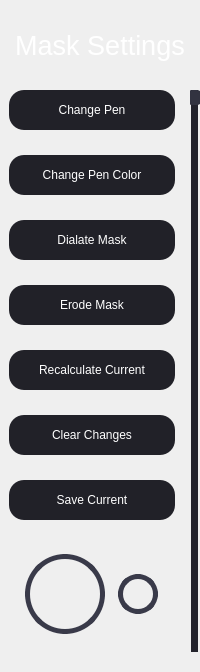
              <widget class="QWidget" name="mask_page">
               <layout class="QVBoxLayout" name="verticalLayout_5" stretch="1,0">
                <property name="spacing">
                 <number>0</number>
                </property>
                <property name="leftMargin">
                 <number>0</number>
                </property>
                <property name="topMargin">
                 <number>0</number>
                </property>
                <property name="rightMargin">
                 <number>0</number>
                </property>
                <property name="bottomMargin">
                 <number>0</number>
                </property>
                <item>
                 <widget class="QLabel" name="mask_title">
                  <property name="minimumSize">
                   <size>
                    <width>0</width>
                    <height>90</height>
                   </size>
                  </property>
                  <property name="maximumSize">
                   <size>
                    <width>16777215</width>
                    <height>90</height>
                   </size>
                  </property>
                  <property name="font">
                   <font>
                    <pointsize>20</pointsize>
                   </font>
                  </property>
                  <property name="styleSheet">
                   <string notr="true">QLabel{
	color: white;
}</string>
                  </property>
                  <property name="text">
                   <string>Mask Settings</string>
                  </property>
                  <property name="alignment">
                   <set>Qt::AlignCenter</set>
                  </property>
                 </widget>
                </item>
                <item alignment="Qt::AlignTop">
                 <widget class="QWidget" name="mask_settings_container" native="true">
                  <property name="maximumSize">
                   <size>
                    <width>16777215</width>
                    <height>800</height>
                   </size>
                  </property>
                  <property name="layoutDirection">
                   <enum>Qt::LeftToRight</enum>
                  </property>
                  <layout class="QHBoxLayout" name="horizontalLayout_2">
                   <property name="spacing">
                    <number>-1</number>
                   </property>
                   <property name="leftMargin">
                    <number>0</number>
                   </property>
                   <property name="topMargin">
                    <number>0</number>
                   </property>
                   <property name="rightMargin">
                    <number>0</number>
                   </property>
                   <property name="bottomMargin">
                    <number>20</number>
                   </property>
                   <item>
                    <widget class="QWidget" name="mask_buttons_container" native="true">
                     <layout class="QVBoxLayout" name="verticalLayout_8">
                      <property name="spacing">
                       <number>25</number>
                      </property>
                      <property name="topMargin">
                       <number>0</number>
                      </property>
                      <item>
                       <widget class="QPushButton" name="change_pen_button">
                        <property name="minimumSize">
                         <size>
                          <width>0</width>
                          <height>40</height>
                         </size>
                        </property>
                        <property name="styleSheet">
                         <string notr="true">QPushButton{
	border: none;
	background-color: rgb(33,33, 40);
	color:white;
	border-radius: 15px;
}
QPushButton:hover{
	background-color: rgb(37, 37, 46);
}
QPushButton:pressed{
	background-color: rgb(47, 48, 60);
}</string>
                        </property>
                        <property name="text">
                         <string>Change Pen</string>
                        </property>
                       </widget>
                      </item>
                      <item>
                       <widget class="QPushButton" name="color_button">
                        <property name="minimumSize">
                         <size>
                          <width>0</width>
                          <height>40</height>
                         </size>
                        </property>
                        <property name="styleSheet">
                         <string notr="true">QPushButton{
	border: none;
	background-color: rgb(33,33, 40);
	color:white;
	border-radius: 15px;
}
QPushButton:hover{
	background-color: rgb(37, 37, 46);
}
QPushButton:pressed{
	background-color: rgb(47, 48, 60);
}</string>
                        </property>
                        <property name="text">
                         <string>Change Pen Color</string>
                        </property>
                       </widget>
                      </item>
                      <item>
                       <widget class="QPushButton" name="dialate_button">
                        <property name="minimumSize">
                         <size>
                          <width>0</width>
                          <height>40</height>
                         </size>
                        </property>
                        <property name="styleSheet">
                         <string notr="true">QPushButton{
	border: none;
	background-color: rgb(33,33, 40);
	color:white;
	border-radius: 15px;
}
QPushButton:hover{
	background-color: rgb(37, 37, 46);
}
QPushButton:pressed{
	background-color: rgb(47, 48, 60);
}</string>
                        </property>
                        <property name="text">
                         <string>Dialate Mask</string>
                        </property>
                       </widget>
                      </item>
                      <item>
                       <widget class="QPushButton" name="erode_button">
                        <property name="minimumSize">
                         <size>
                          <width>0</width>
                          <height>40</height>
                         </size>
                        </property>
                        <property name="styleSheet">
                         <string notr="true">QPushButton{
	border: none;
	background-color: rgb(33,33, 40);
	color:white;
	border-radius: 15px;
}
QPushButton:hover{
	background-color: rgb(37, 37, 46);
}
QPushButton:pressed{
	background-color: rgb(47, 48, 60);
}</string>
                        </property>
                        <property name="text">
                         <string>Erode Mask</string>
                        </property>
                       </widget>
                      </item>
                      <item>
                       <widget class="QPushButton" name="resolve_frame_button">
                        <property name="minimumSize">
                         <size>
                          <width>0</width>
                          <height>40</height>
                         </size>
                        </property>
                        <property name="styleSheet">
                         <string notr="true">QPushButton{
	border: none;
	background-color: rgb(33,33, 40);
	color:white;
	border-radius: 15px;
}
QPushButton:hover{
	background-color: rgb(37, 37, 46);
}
QPushButton:pressed{
	background-color: rgb(47, 48, 60);
}</string>
                        </property>
                        <property name="text">
                         <string>Recalculate Current</string>
                        </property>
                       </widget>
                      </item>
                      <item>
                       <widget class="QPushButton" name="clear_changes_button">
                        <property name="minimumSize">
                         <size>
                          <width>0</width>
                          <height>40</height>
                         </size>
                        </property>
                        <property name="styleSheet">
                         <string notr="true">QPushButton{
	border: none;
	background-color: rgb(33,33, 40);
	color:white;
	border-radius: 15px;
}
QPushButton:hover{
	background-color: rgb(37, 37, 46);
}
QPushButton:pressed{
	background-color: rgb(47, 48, 60);
}</string>
                        </property>
                        <property name="text">
                         <string>Clear Changes</string>
                        </property>
                       </widget>
                      </item>
                      <item>
                       <widget class="QPushButton" name="save_current_button">
                        <property name="minimumSize">
                         <size>
                          <width>0</width>
                          <height>40</height>
                         </size>
                        </property>
                        <property name="styleSheet">
                         <string notr="true">QPushButton{
	border: none;
	background-color: rgb(33,33, 40);
	color:white;
	border-radius: 15px;
}
QPushButton:hover{
	background-color: rgb(37, 37, 46);
}
QPushButton:pressed{
	background-color: rgb(47, 48, 60);
}</string>
                        </property>
                        <property name="text">
                         <string>Save Current</string>
                        </property>
                       </widget>
                      </item>
                      <item alignment="Qt::AlignTop">
                       <widget class="QWidget" name="color_indicator_container" native="true">
                        <layout class="QGridLayout" name="gridLayout">
                         <item row="0" column="0">
                          <widget class="QWidget" name="primary_color_widget" native="true">
                           <property name="minimumSize">
                            <size>
                             <width>80</width>
                             <height>80</height>
                            </size>
                           </property>
                           <property name="maximumSize">
                            <size>
                             <width>80</width>
                             <height>80</height>
                            </size>
                           </property>
                           <property name="styleSheet">
                            <string notr="true">QWidget{
	border: 5px solid rgb(57, 58, 73);
	border-radius: 40px;
}</string>
                           </property>
                          </widget>
                         </item>
                         <item row="0" column="1">
                          <widget class="QWidget" name="secondary_color_widget" native="true">
                           <property name="minimumSize">
                            <size>
                             <width>40</width>
                             <height>40</height>
                            </size>
                           </property>
                           <property name="maximumSize">
                            <size>
                             <width>40</width>
                             <height>40</height>
                            </size>
                           </property>
                           <property name="styleSheet">
                            <string notr="true">QWidget{
	border: 5px solid rgb(57, 58, 73);
	border-radius: 20px;
}</string>
                           </property>
                          </widget>
                         </item>
                        </layout>
                       </widget>
                      </item>
                     </layout>
                    </widget>
                   </item>
                   <item>
                    <widget class="QSlider" name="verticalSlider">
                     <property name="sizePolicy">
                      <sizepolicy hsizetype="Fixed" vsizetype="Preferred">
                       <horstretch>0</horstretch>
                       <verstretch>0</verstretch>
                      </sizepolicy>
                     </property>
                     <property name="minimumSize">
                      <size>
                       <width>10</width>
                       <height>0</height>
                      </size>
                     </property>
                     <property name="maximumSize">
                      <size>
                       <width>10</width>
                       <height>16777215</height>
                      </size>
                     </property>
                     <property name="toolTip">
                      <string>Change view opacity.  This will not affect the final output.</string>
                     </property>
                     <property name="styleSheet">
                      <string notr="true">QSlider::handle:vertical{
	border-radius: 5px;
	background-color: rgb(50, 51, 64);
}
QSlider::handle:vertical:hover{
	border-radius: 5px;
	background-color: rgb(70, 72, 92);
}
QSlider::add-page:vertical{
	background-color: rgb(35, 35, 44);
	border-radius: 5px;
}
QSlider::sub-page:vertical{
	background-color: rgb(12, 12, 16);
	border-radius: 5px;
}</string>
                     </property>
                     <property name="maximum">
                      <number>100</number>
                     </property>
                     <property name="value">
                      <number>100</number>
                     </property>
                     <property name="orientation">
                      <enum>Qt::Vertical</enum>
                     </property>
                     <property name="invertedAppearance">
                      <bool>false</bool>
                     </property>
                     <property name="invertedControls">
                      <bool>false</bool>
                     </property>
                     <property name="tickPosition">
                      <enum>QSlider::NoTicks</enum>
                     </property>
                    </widget>
                   </item>
                  </layout>
                 </widget>
                </item>
               </layout>
              </widget>
